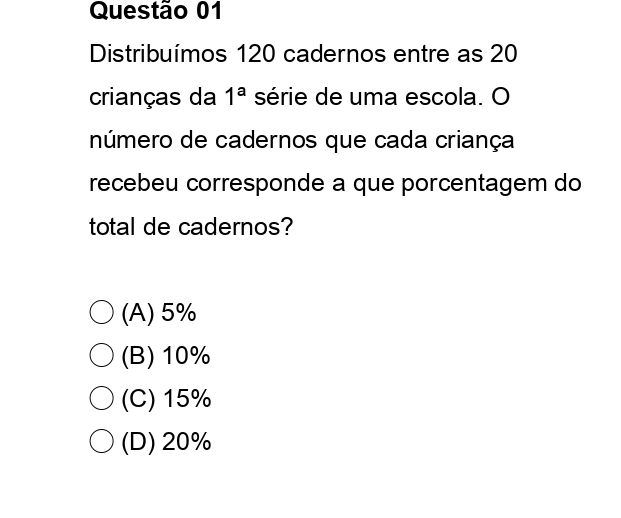
#> input picture debug_questions/q0/0_original.png, 621 x 518 px
$ python -i image_service.py   (imports and definitions only)
#> lines starting #> are read from the running program, lines starting #| are printed output that depends on the picture; after the words box and inside, x2 and y2 are one past the last pixel; in counts of white or black regions, pixels touching at a corner belong together
#> further down, picture is the input picture: shape (518, 621, 3); min 0, max 255, mean 244.6
import cv2
import numpy as np

def detect_regions(pil_image):
    img = np.array(pil_image)

    gray = cv2.cvtColor(img, cv2.COLOR_BGR2GRAY)

    # binarização
    _, thresh = cv2.threshold(gray, 150, 255, cv2.THRESH_BINARY_INV)
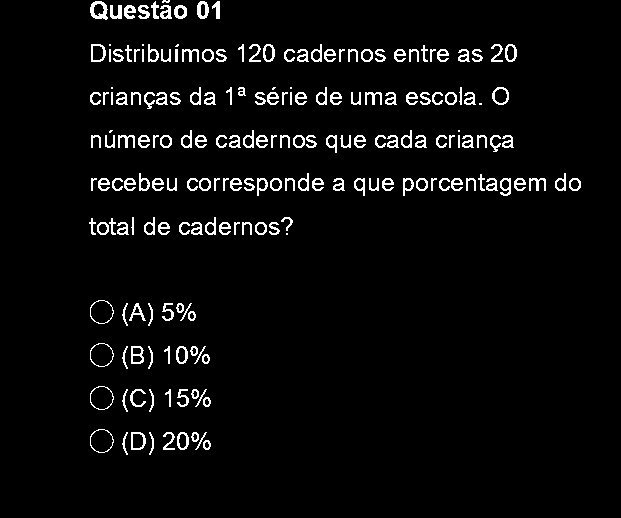
#> thresh: shape (518, 621); 4.2% white in thin lines or dots, all inside (x1, y1, x2, y2) = (89, 0, 581, 455)

    # encontrar contornos
    contours, _ = cv2.findContours(
        thresh,
        cv2.RETR_EXTERNAL,
        cv2.CHAIN_APPROX_SIMPLE
    )
#> contours = 197 contours, 35 with area under 20; largest, box (x1, y1, x2, y2) and area: (90, 429, 114, 453) 424, (90, 386, 114, 410) 424, (90, 343, 114, 367) 424, (90, 300, 114, 324) 424, (90, 1, 108, 20) 242

    boxes = []

    for cnt in contours:
        x, y, w, h = cv2.boundingRect(cnt)

        # filtrar ruídos pequenos
        if w > 50 and h > 50:
            boxes.append({
                "x": int(x),
                "y": int(y),
                "w": int(w),
                "h": int(h)
            })
#> this loop made 197 passes
#> (x, y, w, h) on passes 1 to 3: (203, 440, 8, 10), (195, 432, 12, 18), (191, 432, 8, 10)
#> after the loop, boxes = []

    return boxes

>>> import cv2
>>> picture = cv2.imread('../../debug_questions/q0/0_original.png')
>>> result = detect_regions(picture)
#> result = []
